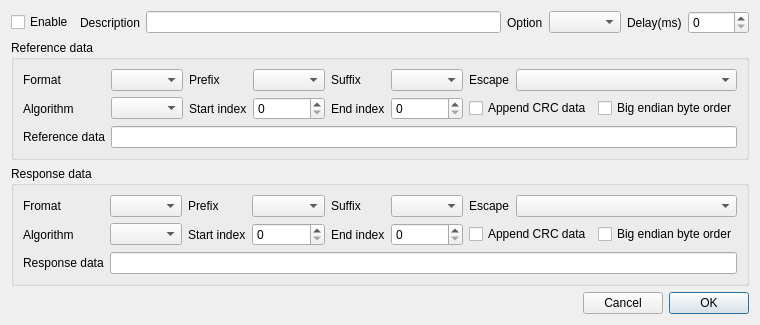
<?xml version="1.0" encoding="UTF-8"?>
<ui version="4.0">
 <class>xToolsResponserToolUiEditor</class>
 <widget class="QWidget" name="xToolsResponserToolUiEditor">
  <property name="geometry">
   <rect>
    <x>0</x>
    <y>0</y>
    <width>674</width>
    <height>282</height>
   </rect>
  </property>
  <property name="sizePolicy">
   <sizepolicy hsizetype="Preferred" vsizetype="Preferred">
    <horstretch>0</horstretch>
    <verstretch>0</verstretch>
   </sizepolicy>
  </property>
  <property name="windowTitle">
   <string notr="true">Form</string>
  </property>
  <layout class="QVBoxLayout" name="verticalLayout">
   <item>
    <layout class="QHBoxLayout" name="horizontalLayout">
     <item>
      <widget class="QCheckBox" name="checkBoxEnable">
       <property name="text">
        <string>Enable</string>
       </property>
      </widget>
     </item>
     <item>
      <widget class="QLabel" name="label">
       <property name="sizePolicy">
        <sizepolicy hsizetype="Fixed" vsizetype="Preferred">
         <horstretch>0</horstretch>
         <verstretch>0</verstretch>
        </sizepolicy>
       </property>
       <property name="text">
        <string>Description</string>
       </property>
      </widget>
     </item>
     <item>
      <widget class="QLineEdit" name="lineEditDescription">
       <property name="sizePolicy">
        <sizepolicy hsizetype="Expanding" vsizetype="Fixed">
         <horstretch>0</horstretch>
         <verstretch>0</verstretch>
        </sizepolicy>
       </property>
      </widget>
     </item>
     <item>
      <widget class="QLabel" name="label_2">
       <property name="sizePolicy">
        <sizepolicy hsizetype="Fixed" vsizetype="Preferred">
         <horstretch>0</horstretch>
         <verstretch>0</verstretch>
        </sizepolicy>
       </property>
       <property name="text">
        <string>Option</string>
       </property>
      </widget>
     </item>
     <item>
      <widget class="xToolsResponseOptionComboBox" name="comboBoxOption"/>
     </item>
     <item>
      <widget class="QLabel" name="label_21">
       <property name="text">
        <string>Delay(ms)</string>
       </property>
      </widget>
     </item>
     <item>
      <widget class="QSpinBox" name="spinBoxResDelay">
       <property name="maximum">
        <number>10000</number>
       </property>
      </widget>
     </item>
    </layout>
   </item>
   <item>
    <widget class="QGroupBox" name="groupBox">
     <property name="title">
      <string>Reference data</string>
     </property>
     <layout class="QGridLayout" name="gridLayout">
      <item row="0" column="0">
       <widget class="QLabel" name="label_5">
        <property name="sizePolicy">
         <sizepolicy hsizetype="Preferred" vsizetype="Preferred">
          <horstretch>0</horstretch>
          <verstretch>0</verstretch>
         </sizepolicy>
        </property>
        <property name="text">
         <string>Format</string>
        </property>
       </widget>
      </item>
      <item row="0" column="1">
       <widget class="xToolsTextFormatComboBox" name="comboBoxRefFormat"/>
      </item>
      <item row="0" column="2">
       <widget class="QLabel" name="label_9">
        <property name="sizePolicy">
         <sizepolicy hsizetype="Preferred" vsizetype="Preferred">
          <horstretch>0</horstretch>
          <verstretch>0</verstretch>
         </sizepolicy>
        </property>
        <property name="text">
         <string>Prefix</string>
        </property>
       </widget>
      </item>
      <item row="0" column="3">
       <widget class="xToolsAffixesComboBox" name="comboBoxRefPrefix"/>
      </item>
      <item row="0" column="4">
       <widget class="QLabel" name="label_10">
        <property name="sizePolicy">
         <sizepolicy hsizetype="Preferred" vsizetype="Preferred">
          <horstretch>0</horstretch>
          <verstretch>0</verstretch>
         </sizepolicy>
        </property>
        <property name="text">
         <string>Suffix</string>
        </property>
       </widget>
      </item>
      <item row="0" column="5">
       <widget class="xToolsAffixesComboBox" name="comboBoxRefSuffix"/>
      </item>
      <item row="0" column="6">
       <widget class="QLabel" name="label_7">
        <property name="sizePolicy">
         <sizepolicy hsizetype="Fixed" vsizetype="Preferred">
          <horstretch>0</horstretch>
          <verstretch>0</verstretch>
         </sizepolicy>
        </property>
        <property name="text">
         <string>Escape</string>
        </property>
       </widget>
      </item>
      <item row="0" column="7">
       <widget class="xToolsEscapeCharacterComboBox" name="comboBoxRefEscape"/>
      </item>
      <item row="1" column="0">
       <widget class="QLabel" name="label_13">
        <property name="sizePolicy">
         <sizepolicy hsizetype="Preferred" vsizetype="Preferred">
          <horstretch>0</horstretch>
          <verstretch>0</verstretch>
         </sizepolicy>
        </property>
        <property name="text">
         <string>Algorithm</string>
        </property>
       </widget>
      </item>
      <item row="1" column="1">
       <widget class="xToolsCrcAlgorithmComboBox" name="comboBoxRefAlgorithm"/>
      </item>
      <item row="1" column="2">
       <widget class="QLabel" name="label_15">
        <property name="sizePolicy">
         <sizepolicy hsizetype="Preferred" vsizetype="Preferred">
          <horstretch>0</horstretch>
          <verstretch>0</verstretch>
         </sizepolicy>
        </property>
        <property name="text">
         <string>Start index</string>
        </property>
       </widget>
      </item>
      <item row="1" column="3">
       <widget class="QSpinBox" name="spinBoxRefStart">
        <property name="maximum">
         <number>1024</number>
        </property>
       </widget>
      </item>
      <item row="1" column="4">
       <widget class="QLabel" name="label_16">
        <property name="sizePolicy">
         <sizepolicy hsizetype="Preferred" vsizetype="Preferred">
          <horstretch>0</horstretch>
          <verstretch>0</verstretch>
         </sizepolicy>
        </property>
        <property name="text">
         <string>End index</string>
        </property>
       </widget>
      </item>
      <item row="1" column="5">
       <widget class="QSpinBox" name="spinBoxRefEnd">
        <property name="maximum">
         <number>1024</number>
        </property>
       </widget>
      </item>
      <item row="1" column="6" colspan="2">
       <layout class="QHBoxLayout" name="horizontalLayout_8">
        <item>
         <widget class="QCheckBox" name="checkBoxRefCrcEnable">
          <property name="text">
           <string>Append CRC data</string>
          </property>
         </widget>
        </item>
        <item>
         <widget class="QCheckBox" name="checkBoxRefCrcBigEndian">
          <property name="text">
           <string>Big endian byte order</string>
          </property>
         </widget>
        </item>
       </layout>
      </item>
      <item row="2" column="0">
       <widget class="QLabel" name="label_19">
        <property name="text">
         <string>Reference data</string>
        </property>
       </widget>
      </item>
      <item row="2" column="1" colspan="7">
       <widget class="QLineEdit" name="lineEditRefData"/>
      </item>
     </layout>
    </widget>
   </item>
   <item>
    <widget class="QGroupBox" name="groupBox_2">
     <property name="title">
      <string>Response data</string>
     </property>
     <layout class="QGridLayout" name="gridLayout_2">
      <item row="0" column="0">
       <widget class="QLabel" name="label_6">
        <property name="sizePolicy">
         <sizepolicy hsizetype="Fixed" vsizetype="Preferred">
          <horstretch>0</horstretch>
          <verstretch>0</verstretch>
         </sizepolicy>
        </property>
        <property name="text">
         <string>Fromat</string>
        </property>
       </widget>
      </item>
      <item row="0" column="1">
       <widget class="xToolsTextFormatComboBox" name="comboBoxResFormat"/>
      </item>
      <item row="0" column="2">
       <widget class="QLabel" name="label_11">
        <property name="sizePolicy">
         <sizepolicy hsizetype="Fixed" vsizetype="Preferred">
          <horstretch>0</horstretch>
          <verstretch>0</verstretch>
         </sizepolicy>
        </property>
        <property name="text">
         <string>Prefix</string>
        </property>
       </widget>
      </item>
      <item row="0" column="3">
       <widget class="xToolsAffixesComboBox" name="comboBoxResPrefix"/>
      </item>
      <item row="0" column="4">
       <widget class="QLabel" name="label_12">
        <property name="sizePolicy">
         <sizepolicy hsizetype="Fixed" vsizetype="Preferred">
          <horstretch>0</horstretch>
          <verstretch>0</verstretch>
         </sizepolicy>
        </property>
        <property name="text">
         <string>Suffix</string>
        </property>
       </widget>
      </item>
      <item row="0" column="5">
       <widget class="xToolsAffixesComboBox" name="comboBoxResSuffix"/>
      </item>
      <item row="0" column="6">
       <widget class="QLabel" name="label_8">
        <property name="sizePolicy">
         <sizepolicy hsizetype="Fixed" vsizetype="Preferred">
          <horstretch>0</horstretch>
          <verstretch>0</verstretch>
         </sizepolicy>
        </property>
        <property name="text">
         <string>Escape</string>
        </property>
       </widget>
      </item>
      <item row="0" column="7">
       <widget class="xToolsEscapeCharacterComboBox" name="comboBoxResEscape">
        <property name="sizePolicy">
         <sizepolicy hsizetype="Preferred" vsizetype="Fixed">
          <horstretch>0</horstretch>
          <verstretch>0</verstretch>
         </sizepolicy>
        </property>
       </widget>
      </item>
      <item row="1" column="0">
       <widget class="QLabel" name="label_14">
        <property name="sizePolicy">
         <sizepolicy hsizetype="Fixed" vsizetype="Preferred">
          <horstretch>0</horstretch>
          <verstretch>0</verstretch>
         </sizepolicy>
        </property>
        <property name="text">
         <string>Algorithm</string>
        </property>
       </widget>
      </item>
      <item row="1" column="1">
       <widget class="xToolsCrcAlgorithmComboBox" name="comboBoxResAlgorithm"/>
      </item>
      <item row="1" column="2">
       <widget class="QLabel" name="label_17">
        <property name="sizePolicy">
         <sizepolicy hsizetype="Fixed" vsizetype="Preferred">
          <horstretch>0</horstretch>
          <verstretch>0</verstretch>
         </sizepolicy>
        </property>
        <property name="text">
         <string>Start index</string>
        </property>
       </widget>
      </item>
      <item row="1" column="3">
       <widget class="QSpinBox" name="spinBoxResStart">
        <property name="maximum">
         <number>1024</number>
        </property>
       </widget>
      </item>
      <item row="1" column="4">
       <widget class="QLabel" name="label_18">
        <property name="sizePolicy">
         <sizepolicy hsizetype="Fixed" vsizetype="Preferred">
          <horstretch>0</horstretch>
          <verstretch>0</verstretch>
         </sizepolicy>
        </property>
        <property name="text">
         <string>End index</string>
        </property>
       </widget>
      </item>
      <item row="1" column="5">
       <widget class="QSpinBox" name="spinBoxResEnd">
        <property name="maximum">
         <number>1024</number>
        </property>
       </widget>
      </item>
      <item row="1" column="6" colspan="2">
       <layout class="QHBoxLayout" name="horizontalLayout_6">
        <item>
         <widget class="QCheckBox" name="checkBoxResCrcEnable">
          <property name="text">
           <string>Append CRC data</string>
          </property>
         </widget>
        </item>
        <item>
         <widget class="QCheckBox" name="checkBoxResCrcBigEndian">
          <property name="text">
           <string>Big endian byte order</string>
          </property>
         </widget>
        </item>
       </layout>
      </item>
      <item row="2" column="0">
       <widget class="QLabel" name="label_20">
        <property name="text">
         <string>Response data</string>
        </property>
       </widget>
      </item>
      <item row="2" column="1" colspan="7">
       <widget class="QLineEdit" name="lineEditResData"/>
      </item>
     </layout>
    </widget>
   </item>
   <item>
    <layout class="QHBoxLayout" name="horizontalLayout_3">
     <item>
      <spacer name="horizontalSpacer">
       <property name="orientation">
        <enum>Qt::Orientation::Horizontal</enum>
       </property>
       <property name="sizeHint" stdset="0">
        <size>
         <width>40</width>
         <height>20</height>
        </size>
       </property>
      </spacer>
     </item>
     <item>
      <widget class="QPushButton" name="pushButtonCancel">
       <property name="text">
        <string>Cancel</string>
       </property>
      </widget>
     </item>
     <item>
      <widget class="QPushButton" name="pushButtonOk">
       <property name="text">
        <string>OK</string>
       </property>
       <property name="default">
        <bool>true</bool>
       </property>
      </widget>
     </item>
    </layout>
   </item>
  </layout>
 </widget>
 <customwidgets>
  <customwidget>
   <class>xToolsTextFormatComboBox</class>
   <extends>QComboBox</extends>
   <header location="global">xToolsTextFormatComboBox.h</header>
  </customwidget>
  <customwidget>
   <class>xToolsEscapeCharacterComboBox</class>
   <extends>QComboBox</extends>
   <header location="global">xToolsEscapeCharacterComboBox.h</header>
  </customwidget>
  <customwidget>
   <class>xToolsAffixesComboBox</class>
   <extends>QComboBox</extends>
   <header location="global">xToolsAffixesComboBox.h</header>
  </customwidget>
  <customwidget>
   <class>xToolsCrcAlgorithmComboBox</class>
   <extends>QComboBox</extends>
   <header location="global">xToolsCrcAlgorithmComboBox.h</header>
  </customwidget>
  <customwidget>
   <class>xToolsResponseOptionComboBox</class>
   <extends>QComboBox</extends>
   <header location="global">xToolsResponseOptionComboBox.h</header>
  </customwidget>
 </customwidgets>
 <resources/>
 <connections/>
</ui>
